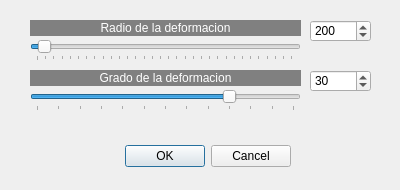
<?xml version="1.0" encoding="UTF-8"?>
<ui version="4.0">
 <class>pinchar_estirar</class>
 <widget class="QDialog" name="pinchar_estirar">
  <property name="geometry">
   <rect>
    <x>0</x>
    <y>0</y>
    <width>400</width>
    <height>190</height>
   </rect>
  </property>
  <property name="windowTitle">
   <string>Dialog</string>
  </property>
  <widget class="QDialogButtonBox" name="buttonBox">
   <property name="geometry">
    <rect>
     <x>90</x>
     <y>140</y>
     <width>201</width>
     <height>32</height>
    </rect>
   </property>
   <property name="orientation">
    <enum>Qt::Horizontal</enum>
   </property>
   <property name="standardButtons">
    <set>QDialogButtonBox::Cancel|QDialogButtonBox::Ok</set>
   </property>
  </widget>
  <widget class="QLabel" name="label">
   <property name="geometry">
    <rect>
     <x>30</x>
     <y>20</y>
     <width>271</width>
     <height>16</height>
    </rect>
   </property>
   <property name="styleSheet">
    <string notr="true">background-color: rgb(128, 128, 128);
color: rgb(255, 255, 255);</string>
   </property>
   <property name="text">
    <string>Radio de la deformacion</string>
   </property>
   <property name="alignment">
    <set>Qt::AlignCenter</set>
   </property>
  </widget>
  <widget class="QLabel" name="label_2">
   <property name="geometry">
    <rect>
     <x>30</x>
     <y>70</y>
     <width>271</width>
     <height>16</height>
    </rect>
   </property>
   <property name="styleSheet">
    <string notr="true">background-color: rgb(128, 128, 128);
color: rgb(255, 255, 255);</string>
   </property>
   <property name="text">
    <string>Grado de la deformacion</string>
   </property>
   <property name="alignment">
    <set>Qt::AlignCenter</set>
   </property>
  </widget>
  <widget class="QSpinBox" name="spinBox">
   <property name="geometry">
    <rect>
     <x>310</x>
     <y>20</y>
     <width>61</width>
     <height>22</height>
    </rect>
   </property>
   <property name="minimum">
    <number>1</number>
   </property>
   <property name="maximum">
    <number>1000</number>
   </property>
   <property name="value">
    <number>200</number>
   </property>
  </widget>
  <widget class="QSlider" name="horizontalSlider">
   <property name="geometry">
    <rect>
     <x>30</x>
     <y>40</y>
     <width>271</width>
     <height>21</height>
    </rect>
   </property>
   <property name="minimum">
    <number>1</number>
   </property>
   <property name="maximum">
    <number>1000</number>
   </property>
   <property name="singleStep">
    <number>1</number>
   </property>
   <property name="pageStep">
    <number>20</number>
   </property>
   <property name="value">
    <number>30</number>
   </property>
   <property name="orientation">
    <enum>Qt::Horizontal</enum>
   </property>
   <property name="tickPosition">
    <enum>QSlider::TicksBelow</enum>
   </property>
   <property name="tickInterval">
    <number>32</number>
   </property>
  </widget>
  <widget class="QSlider" name="horizontalSlider_2">
   <property name="geometry">
    <rect>
     <x>30</x>
     <y>90</y>
     <width>271</width>
     <height>21</height>
    </rect>
   </property>
   <property name="minimum">
    <number>-60</number>
   </property>
   <property name="maximum">
    <number>60</number>
   </property>
   <property name="value">
    <number>30</number>
   </property>
   <property name="orientation">
    <enum>Qt::Horizontal</enum>
   </property>
   <property name="tickPosition">
    <enum>QSlider::TicksBelow</enum>
   </property>
   <property name="tickInterval">
    <number>10</number>
   </property>
  </widget>
  <widget class="QSpinBox" name="spinBox_2">
   <property name="geometry">
    <rect>
     <x>310</x>
     <y>70</y>
     <width>61</width>
     <height>22</height>
    </rect>
   </property>
   <property name="minimum">
    <number>-60</number>
   </property>
   <property name="maximum">
    <number>60</number>
   </property>
   <property name="value">
    <number>30</number>
   </property>
  </widget>
 </widget>
 <resources/>
 <connections>
  <connection>
   <sender>buttonBox</sender>
   <signal>accepted()</signal>
   <receiver>pinchar_estirar</receiver>
   <slot>accept()</slot>
   <hints>
    <hint type="sourcelabel">
     <x>248</x>
     <y>254</y>
    </hint>
    <hint type="destinationlabel">
     <x>157</x>
     <y>274</y>
    </hint>
   </hints>
  </connection>
  <connection>
   <sender>buttonBox</sender>
   <signal>rejected()</signal>
   <receiver>pinchar_estirar</receiver>
   <slot>reject()</slot>
   <hints>
    <hint type="sourcelabel">
     <x>316</x>
     <y>260</y>
    </hint>
    <hint type="destinationlabel">
     <x>286</x>
     <y>274</y>
    </hint>
   </hints>
  </connection>
 </connections>
</ui>
